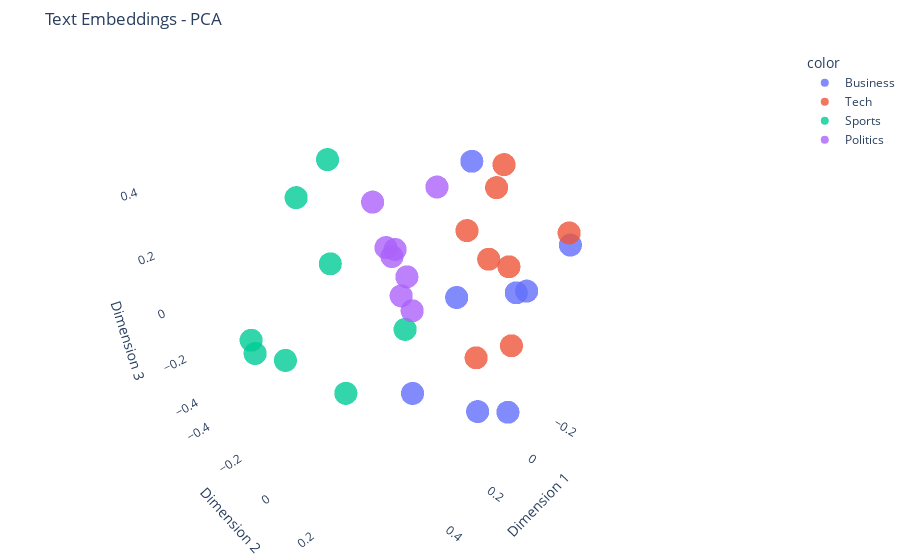
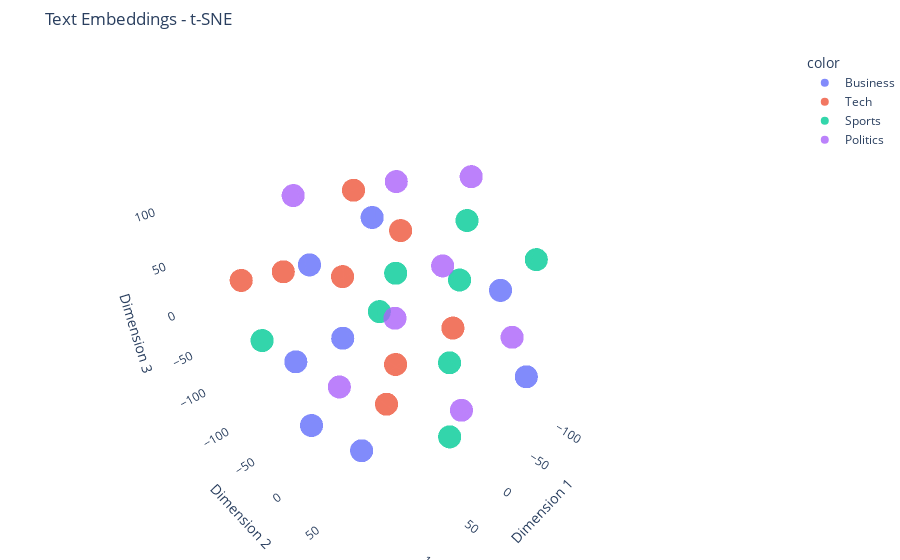
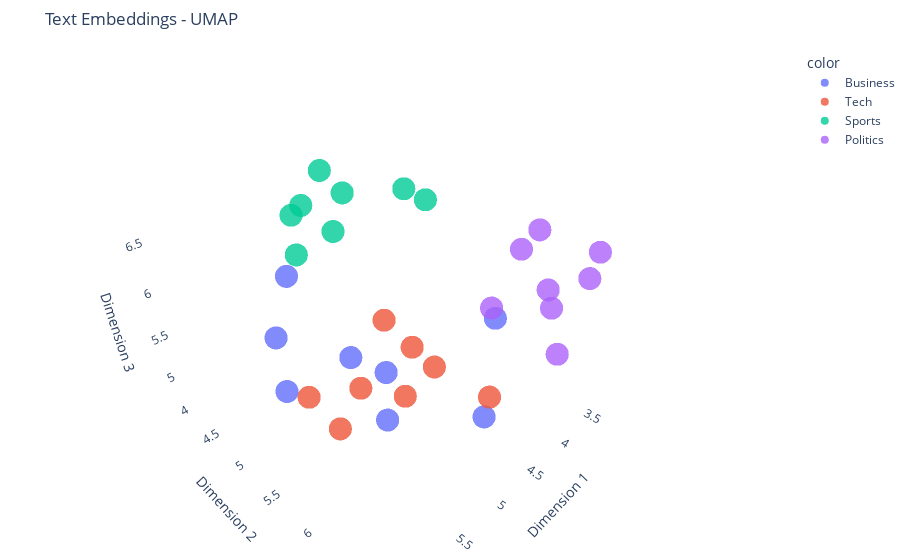

Notebook cell for these charts, in order:
### Code cell
def get_sample_data():

    # The sample data below was generated by ChatGPT 4o on March 24th at 1:21pm for better reference and faster production
    texts = [
        "Apple shares hit record high on strong earnings.",
        "Startup raises $5 million in venture funding.",
        "Amazon reports quarterly revenue exceeding expectations.",
        "Global markets rally as inflation concerns ease.",
        "Tesla announces new factory in Europe to meet demand.",
        "Netflix subscriber growth surpasses Wall Street estimates.",
        "Oil prices drop amid concerns about global economic slowdown.",
        "Microsoft acquires AI startup for $1 billion.",
        
        "New AI model breaks record in language understanding.",
        "Scientists develop battery that charges in under a minute.",
        "Google unveils quantum computing breakthrough.",
        "Researchers create chip that mimics human brain neurons.",
        "SpaceX successfully launches satellite internet constellation.",
        "Virtual reality headsets see surge in consumer adoption.",
        "Cybersecurity experts warn of new ransomware threat.",
        "Autonomous vehicles begin testing on public roads.",
        
        "Local team wins championship after a close game.",
        "Olympic gold medalist sets new world record.",
        "Basketball star signs record-breaking contract extension.",
        "Soccer tournament draws record global viewership.",
        "Tennis player announces retirement after legendary career.",
        "Underdog team upsets defending champions in playoff match.",
        "Athlete breaks century-old record in track competition.",
        "Esports tournament prize pool reaches $10 million milestone.",
        
        "Election results show surprising shift in voter sentiment.",
        "Government passes new law to support renewable energy.",
        "President announces diplomatic breakthrough with rival nation.",
        "Senate debates controversial healthcare legislation.",
        "Supreme Court issues landmark ruling on privacy rights.",
        "Protest movement gains momentum after policy announcement.",
        "United Nations calls emergency meeting on climate crisis.",
        "Trade agreement reached after months of tense negotiations."
    ]
    
    labels = (["Business"] * 8 + ["Tech"] * 8 + ["Sports"] * 8 + ["Politics"] * 8)
    
    return texts, labels

### Figure 1 — Plotly figure (JSON) as saved in the notebook; plotly's stock layout.template omitted (floating-point values rounded to 4 significant figures)
{"data": [{"hovertemplate": "color=Business<br>Dimension 1=%{x}<br>Dimension 2=%{y}<br>Dimension 3=%{z}<extra></extra>", "legendgroup": "Business", "marker": {"color": "#636efa", "opacity": 0.8, "symbol": "circle"}, "mode": "markers", "name": "Business", "scene": "scene", "showlegend": true, "type": "scatter3d", "x": [0.2878, -0.1808, 0.01124, -0.1496, -0.2227, -0.02066, -0.3372, -0.2071], "y": [0.2089, 0.2716, 0.3822, 0.0102, 0.208, 0.2415, -0.112, 0.38], "z": [-0.1856, -0.002961, -0.3391, -0.1401, -0.05999, -0.4584, 0.2864, 0.2021]}, {"hovertemplate": "color=Tech<br>Dimension 1=%{x}<br>Dimension 2=%{y}<br>Dimension 3=%{z}<extra></extra>", "legendgroup": "Tech", "marker": {"color": "#EF553B", "opacity": 0.8, "symbol": "circle"}, "mode": "markers", "name": "Tech", "scene": "scene", "showlegend": true, "type": "scatter3d", "x": [0.01595, -0.08299, -0.07922, -0.1501, -0.01477, -0.1274, -0.2912, -0.2622], "y": [0.1607, 0.1804, 0.2581, 0.3982, 0.2162, 0.2762, 0.05501, 0.05331], "z": [0.2523, 0.363, 0.1286, 0.272, -0.2202, -0.1983, 0.3362, -0.009396]}, {"hovertemplate": "color=Sports<br>Dimension 1=%{x}<br>Dimension 2=%{y}<br>Dimension 3=%{z}<extra></extra>", "legendgroup": "Sports", "marker": {"color": "#00cc96", "opacity": 0.8, "symbol": "circle"}, "mode": "markers", "name": "Sports", "scene": "scene", "showlegend": true, "type": "scatter3d", "x": [0.3126, 0.6232, 0.558, 0.433, 0.3647, 0.1548, 0.592, 0.2817], "y": [-0.2605, -0.09593, -0.04606, 0.06721, -0.05137, -0.2971, -0.1636, 0.1685], "z": [0.3161, -0.009927, -0.04484, -0.1828, 0.1972, 0.3802, -0.01725, 0.03517]}, {"hovertemplate": "color=Politics<br>Dimension 1=%{x}<br>Dimension 2=%{y}<br>Dimension 3=%{z}<extra></extra>", "legendgroup": "Politics", "marker": {"color": "#ab63fa", "opacity": 0.8, "symbol": "circle"}, "mode": "markers", "name": "Politics", "scene": "scene", "showlegend": true, "type": "scatter3d", "x": [-0.1963, -0.2151, -0.09705, -0.2681, -0.07533, -0.2512, -0.2911, -0.1149], "y": [-0.3677, -0.3015, -0.3673, -0.4217, -0.1381, -0.3682, -0.2276, -0.3177], "z": [-0.1477, -0.2227, 0.1251, -0.1666, -0.237, -0.3654, 0.1673, -0.05321]}], "layout": {"legend": {"title": {"text": "color"}, "tracegroupgap": 0}, "margin": {"b": 0, "l": 0, "r": 0, "t": 50}, "paper_bgcolor": "rgba(0,0,0,0)", "plot_bgcolor": "rgba(0,0,0,0)", "scene": {"domain": {"x": [0, 1], "y": [0, 1]}, "xaxis": {"showbackground": false, "title": {"text": "Dimension 1"}}, "yaxis": {"showbackground": false, "title": {"text": "Dimension 2"}}, "zaxis": {"showbackground": false, "title": {"text": "Dimension 3"}}}, "title": {"text": "Text Embeddings - PCA"}}}

### Figure 2 — Plotly figure (JSON) as saved in the notebook; plotly's stock layout.template omitted (floating-point values rounded to 4 significant figures)
{"data": [{"hovertemplate": "color=Business<br>Dimension 1=%{x}<br>Dimension 2=%{y}<br>Dimension 3=%{z}<extra></extra>", "legendgroup": "Business", "marker": {"color": "#636efa", "opacity": 0.8, "symbol": "circle"}, "mode": "markers", "name": "Business", "scene": "scene", "showlegend": true, "type": "scatter3d", "x": [17.21, 98.53, 0.7468, 101.1, 89.68, -78.71, -81.07, 4.819], "y": [-58.06, 58.23, -125.3, -18.18, -22.51, -114.8, 95.48, 111.3], "z": [-56.82, -63.28, -7.569, -12.75, -100.3, 21.63, -72.99, 75.15]}, {"hovertemplate": "color=Tech<br>Dimension 1=%{x}<br>Dimension 2=%{y}<br>Dimension 3=%{z}<extra></extra>", "legendgroup": "Tech", "marker": {"color": "#EF553B", "opacity": 0.8, "symbol": "circle"}, "mode": "markers", "name": "Tech", "scene": "scene", "showlegend": true, "type": "scatter3d", "x": [-55.57, 50.86, 22.49, 4.371, 27.33, 99.01, 106.6, 22.32], "y": [22.44, 54.62, 21.5, -9.609, -40.4, -90.65, -11.85, -26.39], "z": [-39.9, 120.0, -39.46, -123.0, 28.48, 34.31, 81.56, 114.6]}, {"hovertemplate": "color=Sports<br>Dimension 1=%{x}<br>Dimension 2=%{y}<br>Dimension 3=%{z}<extra></extra>", "legendgroup": "Sports", "marker": {"color": "#00cc96", "opacity": 0.8, "symbol": "circle"}, "mode": "markers", "name": "Sports", "scene": "scene", "showlegend": true, "type": "scatter3d", "x": [-83.36, 77.77, -118.1, -45.92, -129.9, -111.6, 7.933, -58.97], "y": [-0.8264, -109.1, -18.34, -46.6, -31.54, 69.13, 77.34, -85.17], "z": [-115.1, -54.4, 39.0, -3.445, -42.97, 33.6, -101.8, -76.91]}, {"hovertemplate": "color=Politics<br>Dimension 1=%{x}<br>Dimension 2=%{y}<br>Dimension 3=%{z}<extra></extra>", "legendgroup": "Politics", "marker": {"color": "#ab63fa", "opacity": 0.8, "symbol": "circle"}, "mode": "markers", "name": "Politics", "scene": "scene", "showlegend": true, "type": "scatter3d", "x": [42.58, -37.15, -54.18, 22.67, 42.96, -32.16, -53.66, 121.9], "y": [113.7, 100.7, -54.17, -109.9, 41.22, 24.85, 32.11, 64.73], "z": [-17.69, 2.549, 89.39, 82.36, 33.31, 42.26, 120.9, 26.66]}], "layout": {"legend": {"title": {"text": "color"}, "tracegroupgap": 0}, "margin": {"b": 0, "l": 0, "r": 0, "t": 50}, "paper_bgcolor": "rgba(0,0,0,0)", "plot_bgcolor": "rgba(0,0,0,0)", "scene": {"domain": {"x": [0, 1], "y": [0, 1]}, "xaxis": {"showbackground": false, "title": {"text": "Dimension 1"}}, "yaxis": {"showbackground": false, "title": {"text": "Dimension 2"}}, "zaxis": {"showbackground": false, "title": {"text": "Dimension 3"}}}, "title": {"text": "Text Embeddings - t-SNE"}}}

### Figure 3 — Plotly figure (JSON) as saved in the notebook; plotly's stock layout.template omitted (floating-point values rounded to 4 significant figures)
{"data": [{"hovertemplate": "color=Business<br>Dimension 1=%{x}<br>Dimension 2=%{y}<br>Dimension 3=%{z}<extra></extra>", "legendgroup": "Business", "marker": {"color": "#636efa", "opacity": 0.8, "symbol": "circle"}, "mode": "markers", "name": "Business", "scene": "scene", "showlegend": true, "type": "scatter3d", "x": [5.245, 5.4, 5.772, 5.769, 4.691, 6.065, 4.753, 5.084], "y": [4.443, 5.971, 4.971, 5.967, 6.475, 5.505, 6.514, 5.631], "z": [5.935, 5.226, 5.777, 6.146, 5.117, 5.694, 6.263, 5.36]}, {"hovertemplate": "color=Tech<br>Dimension 1=%{x}<br>Dimension 2=%{y}<br>Dimension 3=%{z}<extra></extra>", "legendgroup": "Tech", "marker": {"color": "#EF553B", "opacity": 0.8, "symbol": "circle"}, "mode": "markers", "name": "Tech", "scene": "scene", "showlegend": true, "type": "scatter3d", "x": [4.628, 4.675, 4.268, 4.947, 5.951, 5.534, 5.051, 4.264], "y": [5.136, 5.486, 5.189, 5.11, 6.014, 5.023, 6.174, 6.229], "z": [5.453, 4.69, 4.932, 4.733, 5.563, 4.944, 5.74, 4.903]}, {"hovertemplate": "color=Sports<br>Dimension 1=%{x}<br>Dimension 2=%{y}<br>Dimension 3=%{z}<extra></extra>", "legendgroup": "Sports", "marker": {"color": "#00cc96", "opacity": 0.8, "symbol": "circle"}, "mode": "markers", "name": "Sports", "scene": "scene", "showlegend": true, "type": "scatter3d", "x": [3.997, 4.561, 4.497, 5.231, 4.683, 3.998, 4.666, 5.49], "y": [4.781, 4.336, 4.437, 4.608, 4.346, 5.071, 3.973, 5.001], "z": [6.544, 6.116, 6.551, 6.636, 6.809, 6.524, 6.315, 6.508]}, {"hovertemplate": "color=Politics<br>Dimension 1=%{x}<br>Dimension 2=%{y}<br>Dimension 3=%{z}<extra></extra>", "legendgroup": "Politics", "marker": {"color": "#ab63fa", "opacity": 0.8, "symbol": "circle"}, "mode": "markers", "name": "Politics", "scene": "scene", "showlegend": true, "type": "scatter3d", "x": [3.447, 3.874, 3.68, 3.267, 3.543, 3.447, 4.154, 3.516], "y": [5.856, 6.646, 6.159, 6.524, 5.65, 6.284, 6.596, 6.68], "z": [6.074, 5.461, 6.492, 5.956, 5.314, 5.583, 6.282, 6.411]}], "layout": {"legend": {"title": {"text": "color"}, "tracegroupgap": 0}, "margin": {"b": 0, "l": 0, "r": 0, "t": 50}, "paper_bgcolor": "rgba(0,0,0,0)", "plot_bgcolor": "rgba(0,0,0,0)", "scene": {"domain": {"x": [0, 1], "y": [0, 1]}, "xaxis": {"showbackground": false, "title": {"text": "Dimension 1"}}, "yaxis": {"showbackground": false, "title": {"text": "Dimension 2"}}, "zaxis": {"showbackground": false, "title": {"text": "Dimension 3"}}}, "title": {"text": "Text Embeddings - UMAP"}}}
